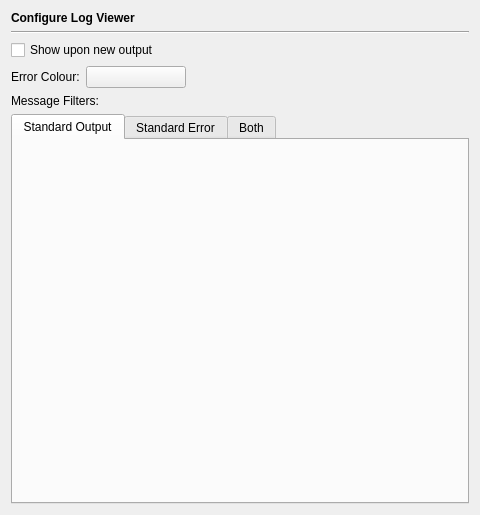
<?xml version="1.0" encoding="UTF-8"?>
<ui version="4.0">
 <class>LogViewerPage</class>
 <widget class="QWidget" name="LogViewerPage">
  <property name="geometry">
   <rect>
    <x>0</x>
    <y>0</y>
    <width>480</width>
    <height>515</height>
   </rect>
  </property>
  <layout class="QVBoxLayout" name="verticalLayout">
   <item>
    <widget class="QLabel" name="headerLabel">
     <property name="text">
      <string>&lt;b&gt;Configure Log Viewer&lt;/b&gt;</string>
     </property>
    </widget>
   </item>
   <item>
    <widget class="Line" name="line9">
     <property name="frameShape">
      <enum>QFrame::HLine</enum>
     </property>
     <property name="frameShadow">
      <enum>QFrame::Sunken</enum>
     </property>
     <property name="orientation">
      <enum>Qt::Horizontal</enum>
     </property>
    </widget>
   </item>
   <item>
    <widget class="QCheckBox" name="lvAutoRaiseCheckBox">
     <property name="toolTip">
      <string>Select to show the log-viewer upon new output</string>
     </property>
     <property name="text">
      <string>Show upon new output</string>
     </property>
    </widget>
   </item>
   <item>
    <layout class="QHBoxLayout" name="horizontalLayout">
     <item>
      <widget class="QLabel" name="TextLabel3_2_2">
       <property name="text">
        <string>Error Colour:</string>
       </property>
      </widget>
     </item>
     <item>
      <widget class="QPushButton" name="stderrTextColourButton">
       <property name="minimumSize">
        <size>
         <width>100</width>
         <height>0</height>
        </size>
       </property>
       <property name="toolTip">
        <string>Select the colour for text sent to stderr</string>
       </property>
       <property name="text">
        <string/>
       </property>
      </widget>
     </item>
     <item>
      <spacer name="horizontalSpacer">
       <property name="orientation">
        <enum>Qt::Horizontal</enum>
       </property>
       <property name="sizeHint" stdset="0">
        <size>
         <width>316</width>
         <height>20</height>
        </size>
       </property>
      </spacer>
     </item>
    </layout>
   </item>
   <item>
    <widget class="QLabel" name="label">
     <property name="text">
      <string>Message Filters:</string>
     </property>
    </widget>
   </item>
   <item>
    <widget class="QTabWidget" name="filtersTabWidget">
     <property name="currentIndex">
      <number>0</number>
     </property>
     <widget class="QWidget" name="stdout">
      <attribute name="title">
       <string>Standard Output</string>
      </attribute>
      <layout class="QVBoxLayout" name="verticalLayout_2">
       <item>
        <widget class="E5StringListEditWidget" name="stdoutFilterEdit" native="true"/>
       </item>
      </layout>
     </widget>
     <widget class="QWidget" name="stderr">
      <attribute name="title">
       <string>Standard Error</string>
      </attribute>
      <layout class="QVBoxLayout" name="verticalLayout_3">
       <item>
        <widget class="E5StringListEditWidget" name="stderrFilterEdit" native="true"/>
       </item>
      </layout>
     </widget>
     <widget class="QWidget" name="stdxxx">
      <attribute name="title">
       <string>Both</string>
      </attribute>
      <layout class="QVBoxLayout" name="verticalLayout_4">
       <item>
        <widget class="E5StringListEditWidget" name="stdxxxFilterEdit" native="true"/>
       </item>
      </layout>
     </widget>
    </widget>
   </item>
  </layout>
 </widget>
 <customwidgets>
  <customwidget>
   <class>E5StringListEditWidget</class>
   <extends>QWidget</extends>
   <header>E5Gui/E5StringListEditWidget.h</header>
   <container>1</container>
  </customwidget>
 </customwidgets>
 <tabstops>
  <tabstop>lvAutoRaiseCheckBox</tabstop>
  <tabstop>stderrTextColourButton</tabstop>
  <tabstop>filtersTabWidget</tabstop>
 </tabstops>
 <resources/>
 <connections/>
</ui>
